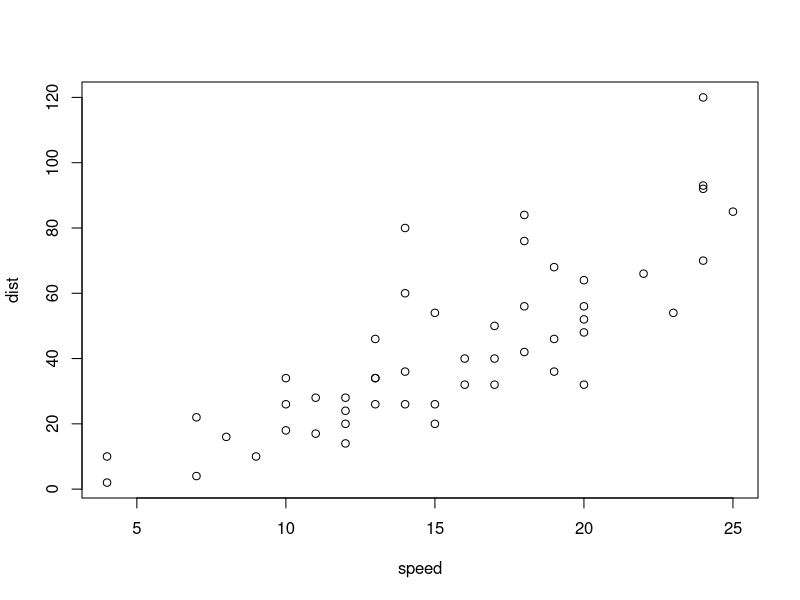
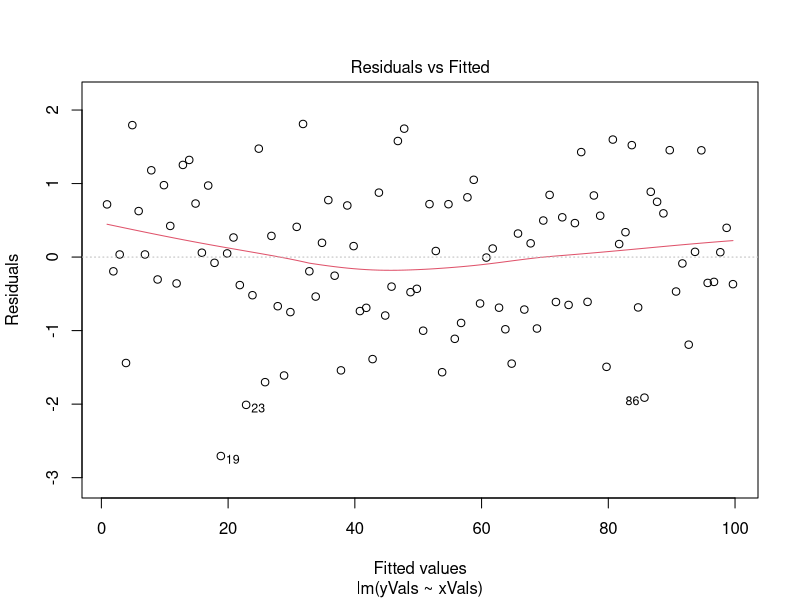
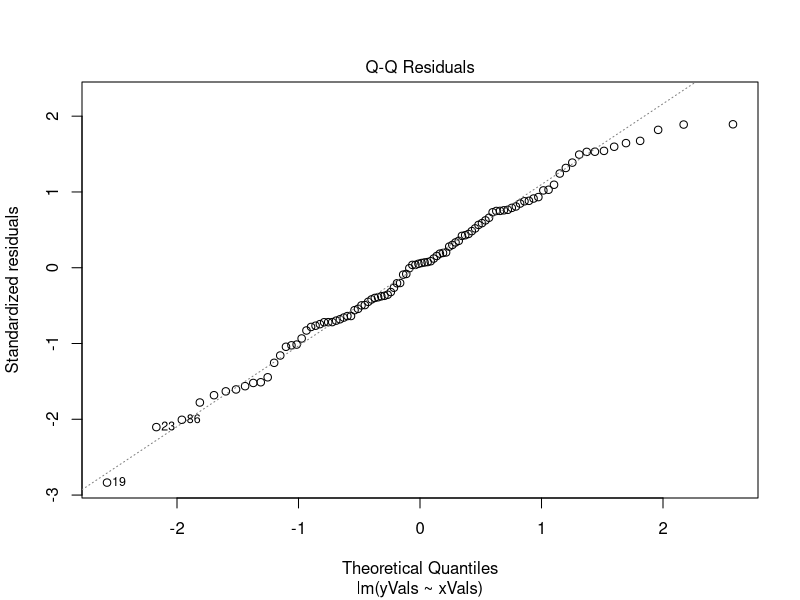
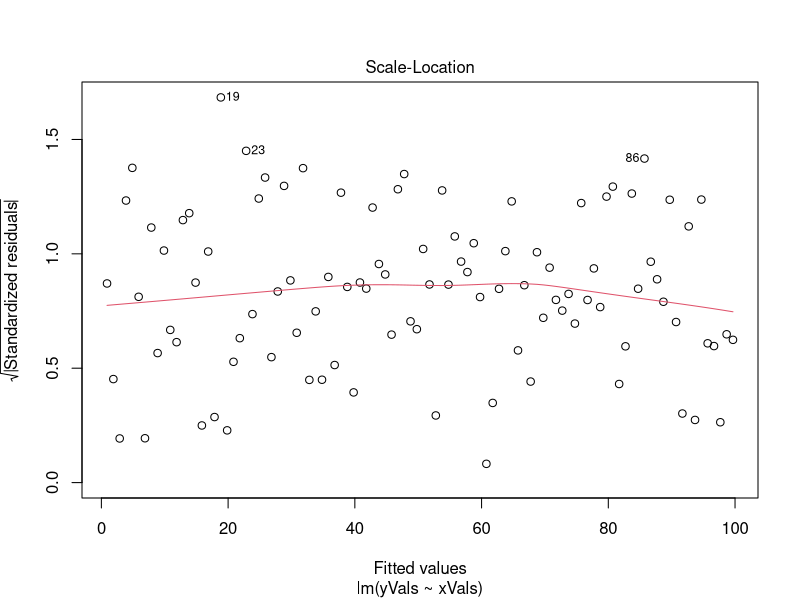
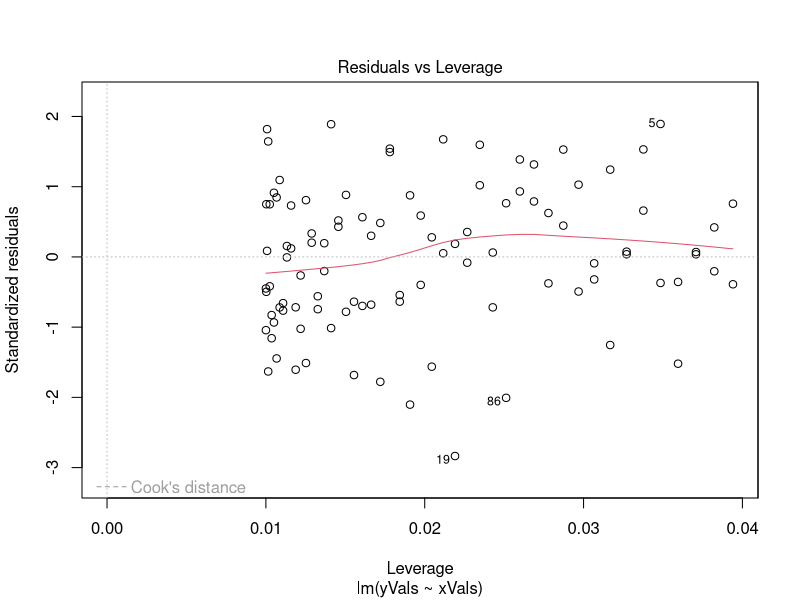

These charts were generated, in order, by the following R code:
## ---- chunk 1
summary(cars)
## ---- chunk 2
plot(cars)
## ---- chunk 3
xVals <- 1:100
yVals <- rnorm(100) + xVals

model <- lm(yVals ~ xVals)
plot(model)
